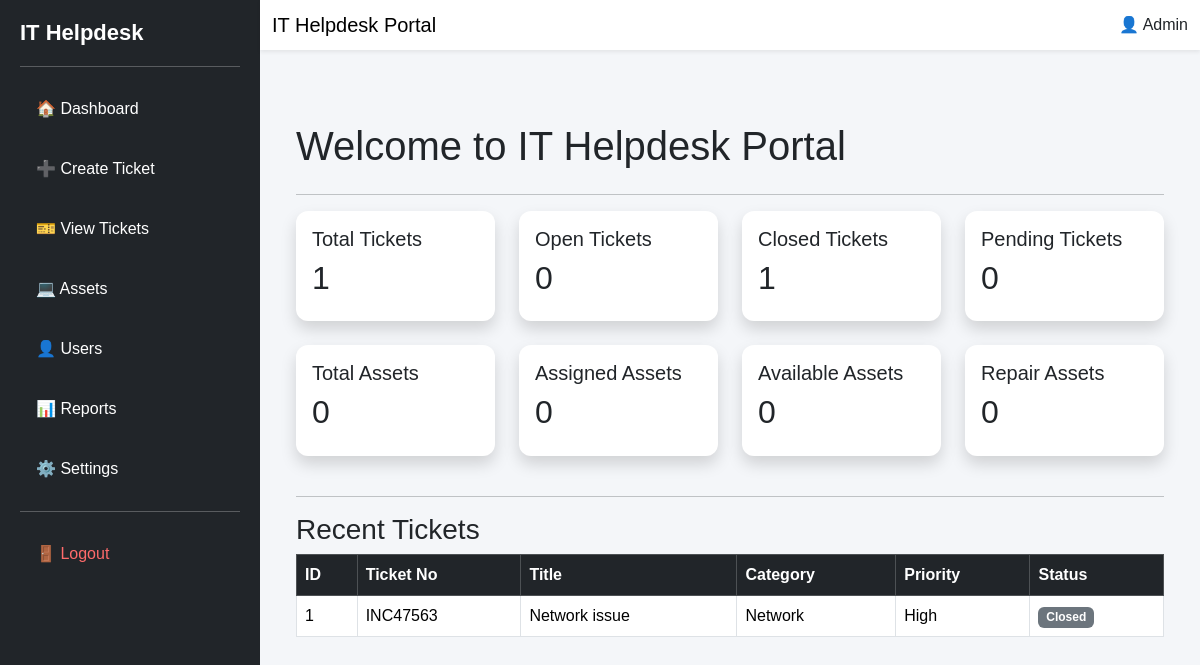
The app's page /dashboard (signed in) with its own data.
### models.py (models this page shows, shortened)
class Ticket(db.Model):
    __tablename__ = "tickets"
    id = db.Column(db.Integer, primary_key=True)
    ticket_number = db.Column(db.String(20), unique=True, nullable=False)
    title = db.Column(db.String(200), nullable=False)
    description = db.Column(db.Text, nullable=False)
    category = db.Column(db.String(50), nullable=False)
    priority = db.Column(db.String(20), nullable=False)
    status = db.Column(db.String(20), default="Open")
    created_by = db.Column(db.String(100))
    assigned_to = db.Column(db.String(100))
    created_at = db.Column(
        db.DateTime,
        default=db.func.current_timestamp()
    )

### routes/dashboard.py (the view)
@dashboard.route("/dashboard")
@login_required
def dashboard_home():
    total_tickets = Ticket.query.count()
    open_tickets = Ticket.query.filter_by(status="Open").count()
    closed_tickets = Ticket.query.filter_by(status="Closed").count()
    pending_tickets = Ticket.query.filter_by(status="Pending").count()
    total_assets = Asset.query.count()
    assigned_assets = Asset.query.filter_by(status="Assigned").count()
    available_assets = Asset.query.filter_by(status="Available").count()
    repair_assets = Asset.query.filter_by(status="Repair").count()
    recent_tickets = (
        Ticket.query
        .order_by(Ticket.id.desc())
        .limit(5)
        .all()
    )
    return render_template(
        "dashboard.html",
        total_tickets=total_tickets,
        open_tickets=open_tickets,
        closed_tickets=closed_tickets,
        pending_tickets=pending_tickets,
        total_assets=total_assets,
        assigned_assets=assigned_assets,
        available_assets=available_assets,
        repair_assets=repair_assets,
        recent_tickets=recent_tickets
    )

### app.py (called while the page is built)
@login_manager.user_loader
def load_user(user_id):
    return User.query.get(int(user_id))

### templates/dashboard.html (shortened to what this page needs)
{% extends "base.html" %}
{% block content %}
<div class="container mt-5">
    <h1 class="mb-4">Welcome to IT Helpdesk Portal</h1>
    <hr>
    <div class="row">
        <div class="col-md-3 mb-3">
            <div class="card shadow">
                <div class="card-body">
                    <h5>Total Tickets</h5>
                    <h2>{{ total_tickets }}</h2>
                </div>
            </div>
        </div>
        <div class="col-md-3 mb-3">
            <div class="card shadow">
                <div class="card-body">
                    <h5>Open Tickets</h5>
                    <h2>{{ open_tickets }}</h2>
                </div>
            </div>
        </div>
        <div class="col-md-3 mb-3">
            <div class="card shadow">
                <div class="card-body">
                    <h5>Closed Tickets</h5>
                    <h2>{{ closed_tickets }}</h2>
                </div>
            </div>
        </div>
        <div class="col-md-3 mb-3">
            <div class="card shadow">
                <div class="card-body">
                    <h5>Pending Tickets</h5>
                    <h2>{{ pending_tickets }}</h2>
                </div>
            </div>
        </div>
    </div>
    <div class="row mt-2">
        <div class="col-md-3 mb-3">
            <div class="card shadow">
                <div class="card-body">
                    <h5>Total Assets</h5>
                    <h2>{{ total_assets }}</h2>
                </div>
            </div>
        </div>
        <div class="col-md-3 mb-3">
            <div class="card shadow">
                <div class="card-body">
                    <h5>Assigned Assets</h5>
                    <h2>{{ assigned_assets }}</h2>
                </div>
            </div>
        </div>
        <div class="col-md-3 mb-3">
            <div class="card shadow">
                <div class="card-body">
                    <h5>Available Assets</h5>
                    <h2>{{ available_assets }}</h2>
                </div>
            </div>
        </div>
        <div class="col-md-3 mb-3">
            <div class="card shadow">
                <div class="card-body">
                    <h5>Repair Assets</h5>
                    <h2>{{ repair_assets }}</h2>
                </div>
            </div>
        </div>
    </div>
    <hr class="mt-4">
    <h3>Recent Tickets</h3>
    <table class="table table-bordered table-hover">
        <thead class="table-dark">
            <tr>
                <th>ID</th>
                <th>Ticket No</th>
                <th>Title</th>
                <th>Category</th>
                <th>Priority</th>
                <th>Status</th>
            </tr>
        </thead>
        <tbody>
        {% if recent_tickets %}
            {% for ticket in recent_tickets %}
            <tr>
                <td>{{ ticket.id }}</td>
                <td>{{ ticket.ticket_number }}</td>
                <td>{{ ticket.title }}</td>
                <td>{{ ticket.category }}</td>
                <td>{{ ticket.priority }}</td>
                <td>
                    {% if ticket.status == "Open" %}
                        <span class="badge bg-success">{{ ticket.status }}</span>
                    {% elif ticket.status == "Pending" %}
                        <span class="badge bg-warning text-dark">{{ ticket.status }}</span>
                    {% else %}
                        <span class="badge bg-secondary">{{ ticket.status }}</span>
                    {% endif %}
                </td>
            </tr>
            {% endfor %}
        {% else %}
            <tr>
                <td colspan="6" class="text-center">
                    No Recent Tickets
                </td>
            </tr>
        {% endif %}
        </tbody>
    </table>
</div>
{% endblock %}

### static/css/style.css (style rules this page uses)
body { margin:0; padding:0; background:#f4f6f9; font-family:Arial, Helvetica, sans-serif; }
.card { border:none; border-radius:12px; }
table { background:white; }

### records on screen
Ticket: id "1", ticket_number "INC47563", title "Network issue", category "Network", priority "High", status "Closed"

### other values on screen
{{ total_tickets }} "1"
{{ open_tickets }} "0"
{{ closed_tickets }} "1"
{{ pending_tickets }} "0"
{{ total_assets }} "0"
{{ assigned_assets }} "0"
{{ available_assets }} "0"
{{ repair_assets }} "0"
